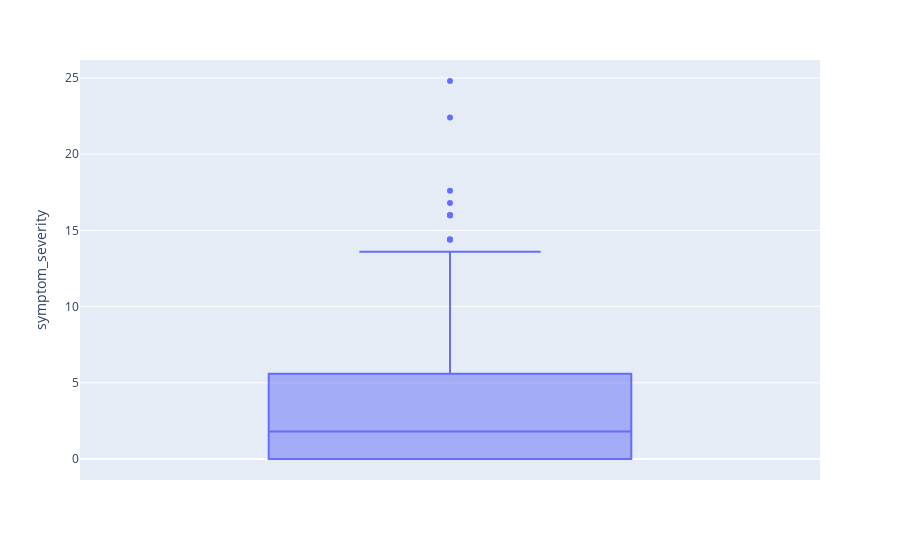

Write notebook code for a chart like this one.
### Markdown cell above
#### Symptom_severity

### Code cell
fig = px.box(subset, y='symptom_severity')
fig.show()

### Figure 1 — Plotly figure (JSON) as saved in the notebook; plotly's stock layout.template omitted (floating-point values rounded to 4 significant figures; data arrays with more than 128 entries replaced by an {"elided": "..."} marker saying what was removed)
{"data": [{"alignmentgroup": "True", "hovertemplate": "symptom_severity=%{y}<extra></extra>", "legendgroup": "", "marker": {"color": "#636efa"}, "name": "", "notched": false, "offsetgroup": "", "orientation": "v", "showlegend": false, "type": "box", "x0": " ", "xaxis": "x", "y": {"elided": "302 float values"}, "y0": " ", "yaxis": "y"}], "layout": {"boxmode": "group", "legend": {"tracegroupgap": 0}, "margin": {"t": 60}, "xaxis": {"anchor": "y", "domain": [0, 1]}, "yaxis": {"anchor": "x", "domain": [0, 1], "title": {"text": "symptom_severity"}}}}
